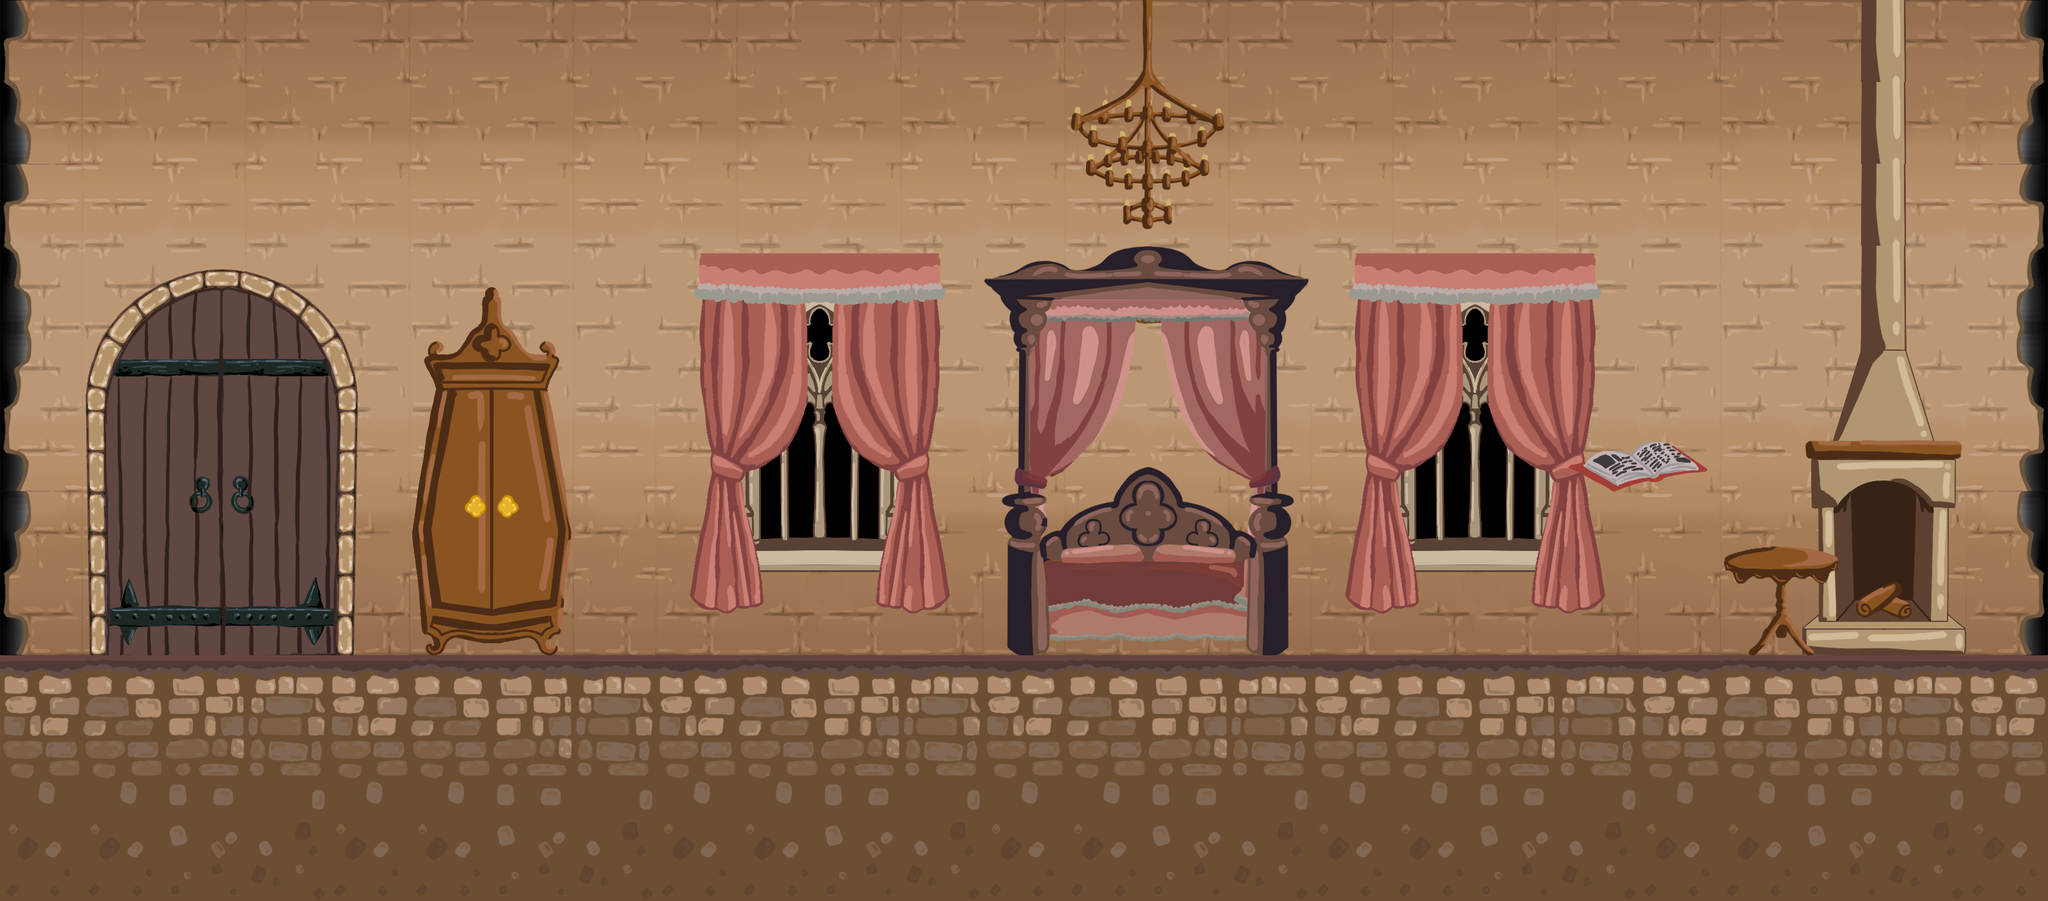

This game map was drawn from its Tiled (.tmx) file and the tilesets committed beside it. A one-line description and the trimmed map source follow:
An orthogonal 25x11 tile map with 128x128 px tiles, 6 tile layers (Muro, Suelo, Puerta, Ventanas, ...), 6 tilesets and 10 objects (Player, Npc, DialogueTrigger, PlayerSpawns).

<map version="1.10" tiledversion="1.10.2" orientation="orthogonal" renderorder="right-down" width="25" height="11" tilewidth="128" tileheight="128" infinite="0" nextlayerid="18" nextobjectid="29">
 <tileset firstgid="1" name="Atlas_Pasillo_02" tilewidth="128" tileheight="128" tilecount="64" columns="8">
  <image source="Castle/Interior/Atlas_Pasillo_02.png" width="1024" height="1024" />
 </tileset>
 <tileset firstgid="65" name="Atlas_Hab_01" tilewidth="128" tileheight="128" tilecount="64" columns="8">
  <image source="Castle/Interior/Atlas_Hab_01.png" width="1024" height="1024" />
 </tileset>
 <tileset firstgid="129" name="Atlas_Hab_02" tilewidth="128" tileheight="128" tilecount="64" columns="8">
  <image source="Castle/Interior/Atlas_Hab_02.png" width="1024" height="1024" />
 </tileset>
 <tileset firstgid="193" name="Atlas_Pasillo_01" tilewidth="128" tileheight="128" tilecount="64" columns="8">
  <image source="Castle/Interior/Atlas_Pasillo_01.png" width="1024" height="1024" />
 </tileset>
 <tileset firstgid="257" name="Fondo_Ventana" tilewidth="1920" tileheight="1080" tilecount="1" columns="1">
  <image source="Castle/Exterior/Fondo_Ventana.png" width="1920" height="1080" />
 </tileset>
 <tileset firstgid="258" name="Atlas_Exterior_Castillo_Oscuro" tilewidth="128" tileheight="128" tilecount="64" columns="8">
  <image source="Castle/Exterior/Atlas_Exterior_Castillo_Oscuro.png" width="1024" height="1024" />
 </tileset>
 <objectgroup id="16" name="BG">
  <properties>
   <property name="BG" type="bool" value="true" />
   <property name="Draw" type="bool" value="true" />
  </properties>
  <object id="13" gid="257" x="922.424" y="1549.82" width="1868.61" height="1120.24" />
 </objectgroup>
 <layer id="1" name="Muro" width="25" height="11">
  <properties>
   <property name="Draw" type="bool" value="true" />
  </properties>
  <data>[275 cells, 160 non-empty, 14 distinct tile ids]</data>
 </layer>
 <layer id="11" name="Suelo" width="25" height="11">
  <properties>
   <property name="Draw" type="bool" value="true" />
  </properties>
  <data>[275 cells, 100 non-empty, 12 distinct tile ids]</data>
 </layer>
 <layer id="9" name="Puerta" width="25" height="11">
  <properties>
   <property name="Draw" type="bool" value="true" />
  </properties>
  <data>[275 cells, 20 non-empty, 20 distinct tile ids]</data>
 </layer>
 <layer id="13" name="Ventanas" width="25" height="11">
  <properties>
   <property name="Draw" type="bool" value="true" />
  </properties>
  <data>[275 cells, 40 non-empty, 20 distinct tile ids]</data>
 </layer>
 <layer id="10" name="Decoración2" width="25" height="11">
  <properties>
   <property name="Draw" type="bool" value="true" />
  </properties>
  <data>[275 cells, 16 non-empty, 10 distinct tile ids]</data>
 </layer>
 <layer id="14" name="Decoración" width="25" height="11">
  <properties>
   <property name="Draw" type="bool" value="true" />
  </properties>
  <data>[275 cells, 121 non-empty, 56 distinct tile ids]</data>
 </layer>
 <objectgroup id="3" name="Door">
  <properties>
   <property name="Door" type="bool" value="true" />
   <property name="Sensor" type="bool" value="true" />
   <property name="Square" type="bool" value="true" />
  </properties>
  <object id="9" x="136" y="405.273" width="428.243" height="618.727">
   <properties>
    <property name="TeleportTo" type="file" value="Castle_Inside.tmx" />
   </properties>
  </object>
 </objectgroup>
 <objectgroup id="2" name="Ground">
  <properties>
   <property name="Ground" type="bool" value="true" />
   <property name="Square" type="bool" value="true" />
  </properties>
  <object id="2" x="0" y="1024" width="3200" height="384" />
 </objectgroup>
 <objectgroup id="5" name="Wall">
  <properties>
   <property name="Square" type="bool" value="true" />
   <property name="Wall" type="bool" value="true" />
  </properties>
  <object id="10" x="-128" y="0" width="128" height="1024" />
  <object id="11" x="3200" y="0" width="128" height="1024" />
 </objectgroup>
 <objectgroup id="6" name="Ceiling">
  <properties>
   <property name="Ceiling" type="bool" value="true" />
   <property name="Square" type="bool" value="true" />
  </properties>
  <object id="12" x="0" y="-128" width="3200" height="128" />
 </objectgroup>
 <objectgroup id="4" name="EntitiesSpawnPoints">
  <object id="6" name="Player" type="Player" x="2275" y="945.818">
   <point />
  </object>
  <object id="27" name="Npc" type="Npc" x="3031.58" y="1016.24">
   <properties>
    <property name="DialogueID" value="Diàleg Lily (està a l’habitació) " />
    <property name="TexturePath" value="Assets/Textures/Entities/NPCs/SS_Princesa_Rescatada.png" />
    <property name="TsxPath" value="Assets/Textures/Entities/NPCs/SS_Princesa_Rescatada.tsx" />
   </properties>
   <point />
  </object>
  <object id="28" name="DialogueTrigger" type="DialogueTrigger" x="1920" y="0" width="140" height="1092">
   <properties>
    <property name="DialogueID" value="Tutorial Menu" />
   </properties>
  </object>
 </objectgroup>
 <objectgroup id="8" name="PlayerSpawns">
  <properties>
   <property name="PlayerSpawns" type="bool" value="true" />
  </properties>
  <object id="8" name="PlayerSpawns" x="384" y="896">
   <properties>
    <property name="FromRoom" type="file" value="Castle_Inside.tmx" />
   </properties>
   <point />
  </object>
 </objectgroup>
</map>
